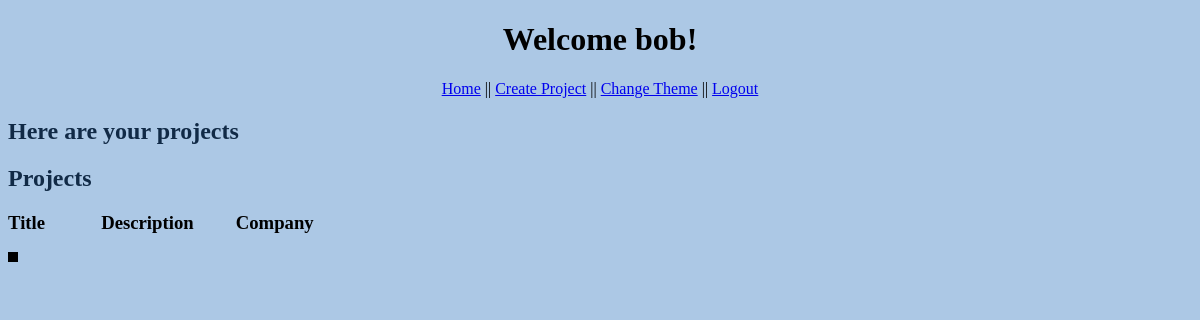
Page /projects (signed in) on the earlier database version.
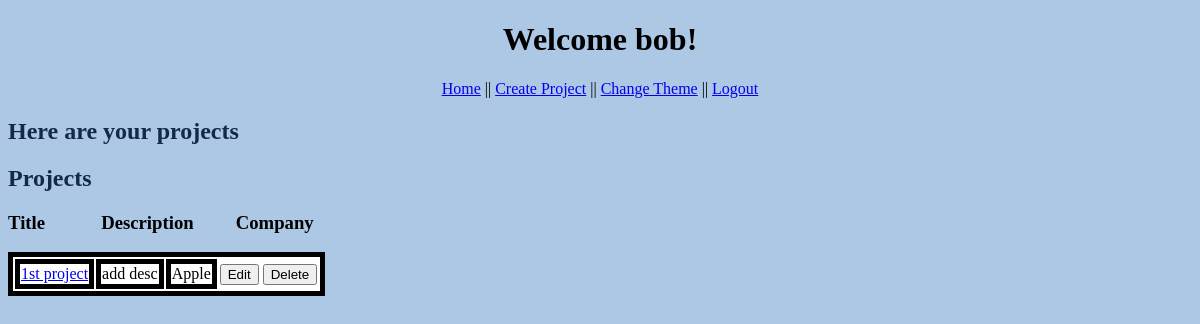
Same page on the later database version.
### models.py (models this page shows, shortened)
class Project(db.Model):
    id = db.Column('id', db.Integer, primary_key = True)
    title = db.Column('title', db.String(200))
    detail = db.Column('detail', db.String(1000))
    company_name = db.Column('company_name', db.String(100))

### app.py (the view)
@app.route('/')
@app.route('/index')
@app.route('/projects') # can delete this later if needed
def index():
    if session.get('user'):
        projects = find_projects()
        return render_template("index.html", user=session['user'], user_projects=projects, theme=session['user_theme'])
    return redirect(url_for('login'))

### models.py (called while the page is built)
def find_projects():
    return db.session.query(Project).all()

### templates/index.html (shortened to what this page needs)
<!DOCTYPE html>
<html lang="en">
    <head>
        {% if theme == 1 %}
            <link rel="stylesheet" href="{{ url_for('static', filename='main.css')}}">
        {% else %}
            <link rel="stylesheet" href="{{ url_for('static', filename='second.css')}}">
        {% endif %}
    </head>
    <body>
        <h1>Welcome {{user}}!</h1>
        <nav>
            <a href="{{ url_for('index') }}">Home</a> ||
            <a href="{{ url_for('new_project') }}">Create Project</a> ||
            <a href="{{ url_for('change_style', theme_id=theme) }}" method = "get">Change Theme</a> ||
            <a href="{{ url_for('logout') }}">Logout</a>
        </nav>
        <h2>Here are your projects</h2>
        <h2>Projects</h2>
        <h3>
            Title&emsp;&emsp;&emsp;Description
            &emsp;&emsp;Company
        </h3>
        <div class="box">
            <table class="insideBox">
                {% for project in user_projects %}
                <tr>
                    <td class="tableRow"><a href="{{ url_for('get_project', project_id=project.id) }}">{{project.title}}</a></td>
                    <td class="tableRow">{{project.detail}}</a></td>
                    <td class="tableRow">{{project.company_name}}</a></td>
                    <td>
                        <form action="{{url_for('edit_project',project_id=project.id)}}" method = "get">
                            <input type="submit" value="Edit">
                        </form>
                    </td>
                    <td>
                        <form action="{{url_for('delete_project',project_id=project.id)}}" method = "post">
                            <input type="submit" value="Delete">
                        </form>
                    </td>
                </tr>
                {% endfor %}
            </table>
        </div>
    </body>
</html>

### static/main.css (style rules this page uses)
h1 { color:black; text-align: center; }
h2 { color: #112A46; }
body { background:#ACC8E5; }
nav { text-align: center; }
.box { width: 100%; height: 500px; width: 25em; text-align: center; }
.insideBox { background-color: white; text-align: left; border: 5px solid; margin-bottom: 20px; }
.tableRow { border: 5px solid black; }

Differences in the rows shown:
added Project: title "1st project", detail "add desc", company_name "Apple"
